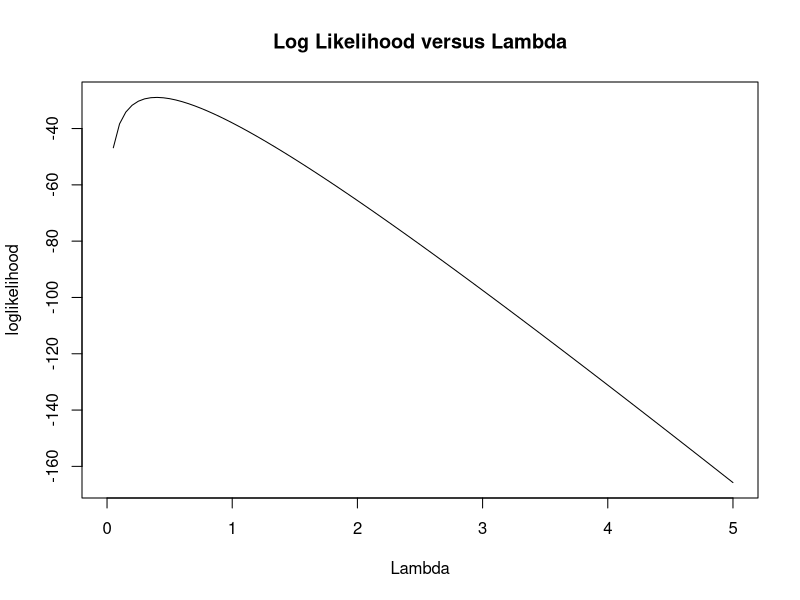
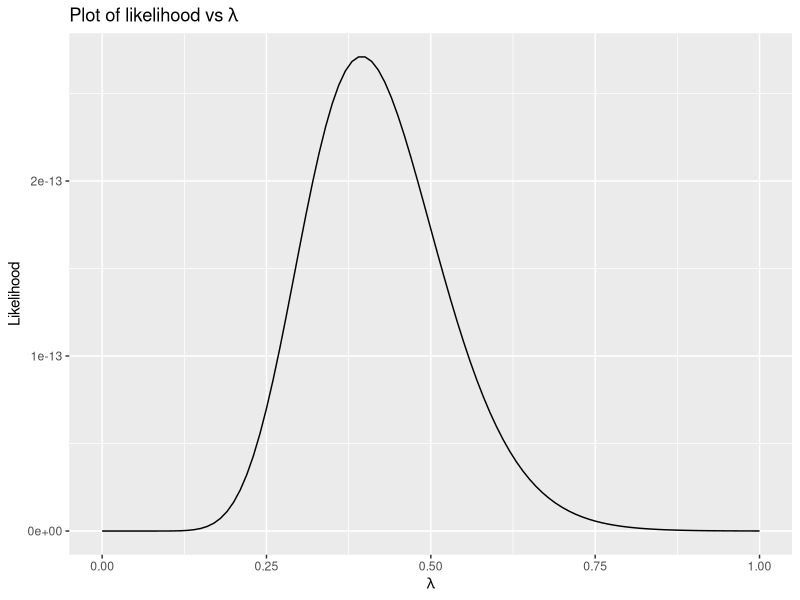

These charts were generated, in order, by the following R code:
## ---- chunk 1
knitr::opts_chunk$set(echo = TRUE)
## ---- chunk 2
pt(-1.96, df=10-1)
## ---- chunk 3
2 * pt(-1.96, df=10-1)
## ---- chunk 4
times = c(2.65871285, 8.34273228, 5.09845548, 7.15064545,
          0.39974647, 0.77206050, 5.43415199, 0.36422211,
          3.30789126, 0.07621921, 2.13375997, 0.06577856,
          1.73557740, 0.16524304, 0.27652044)
## ---- chunk 5
loglikelihood=function(l){
  length(times)*log(l)-l*sum(times)
}
lambda=seq(0,5,.01)
plot(loglikelihood,lambda,xlim=c(0,5),xlab='Lambda',main="Log Likelihood versus Lambda")

optimize(loglikelihood,interval=c(0,5), maximum=T)

length(times)/sum(times)

## ---- chunk 6

likelihood<-function(l, x) l^length(x) * exp(-l * sum(x))
library(ggplot2)
ggplot(data.frame(l=seq(0, 1, 0.01)), aes(l)) +
    stat_function(fun=function(l) likelihood(l, times)) + 
    ylab('Likelihood') + xlab(expression(lambda)) +
    ggtitle(expression(Plot~of~likelihood~vs~lambda))

optimize(function(l) likelihood(l, times), interval=c(0, 1), maximum=T)
1/mean(times)
